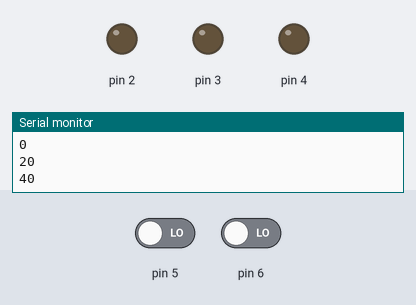
A sketch run on a simulated Arduino Uno, built with avr-gcc and run on an emulated ATmega328P. Shown: output pins drawn as LEDs (lit = HIGH), the last lines printed to the serial monitor. Inputs (shaded band) come from the test bench; at power-on: pin 5 LOW, pin 6 LOW.

Above: at 2.4 s.
2.5 s: pin 5 driven HIGH
At 3.8 s:
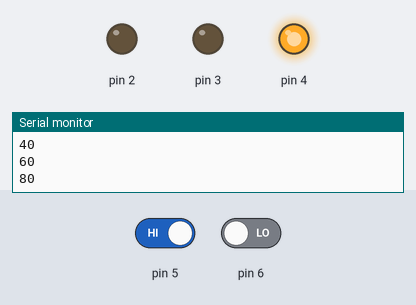
8.3 s: pin 5 driven LOW
At 9.9 s:
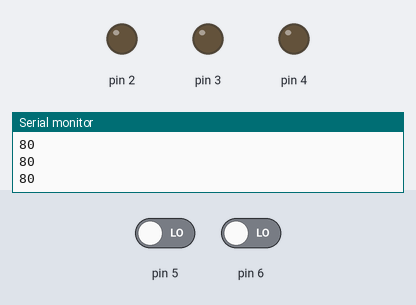
Timing chart, 0 to 11.4 s (numbered marks = the images above; inputs shaded):
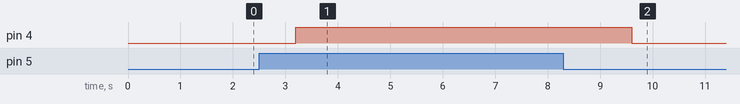

The sketch:

programa_del_juego_del_contador1.ino
```cpp
int i=0;
int tiempo=800;
void setup()
{
  pinMode(2, OUTPUT);
  pinMode(3, OUTPUT);
  pinMode(4, OUTPUT);
  pinMode(5, INPUT);
  pinMode(6, INPUT);
  Serial.begin(9600);
}

void loop()
{
  Serial.println(i);
    if(digitalRead(5)){
    if(i == 100){
     digitalWrite(3, HIGH);
     delay(tiempo);
    }
    if(i < 100){
     digitalWrite(4, HIGH);
     delay(tiempo);
    }
    if(i > 100){
     digitalWrite(2, HIGH);
     delay(tiempo);
    }
  }
  else
  {
    i= i+20;
    digitalWrite(2, LOW);
    digitalWrite(3, LOW);
    digitalWrite(4, LOW);
  }
  if(digitalRead(6)){
    Serial.println("Reset");
     i=0;
    }
  delay(tiempo);
}
/*
 Hecho por Ernesto Gallego de 3°5
 24/04/2023
 Variables usadas: i
 Pines de salida usados: 2, 3, 4
 Pines de entrada usados: 5, 6
*/
```

Measured:
- after the input at 2.5 s, pin 4: LOW → HIGH after 0.70 s
- after the input at 8.3 s, pin 4: HIGH → LOW after 1.3 s
